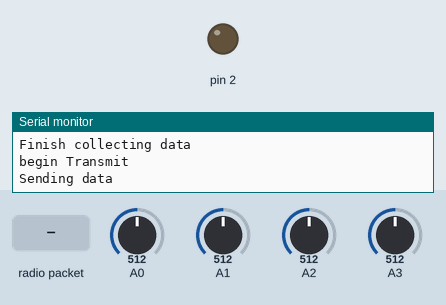
Recording of a sketch running on a simulated Arduino Uno, built with avr-gcc and run on an emulated ATmega328P. Shown: output pins drawn as LEDs (lit = HIGH), the last lines printed to the serial monitor. The inputs (shaded band) are chosen by the test bench; at power-on: A0 = 512, A1 = 512, A2 = 512, A3 = 512. Random numbers use the default seed unless the sketch sets one; no radio packets arrive unless stated; pins used as bus, display or sensor lines are not drawn.

Above: at 7.2 s.
7.3 s: radio packet "d" arrives
9.4 s: radio packet "1" arrives
At 13.7 s:
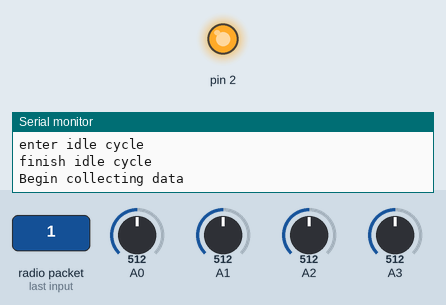
Timing chart, 0 to 15.7 s (numbered marks = the images above; inputs shaded):
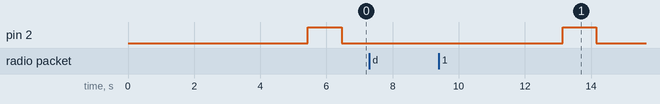

The sketch:

Beacon_Transmitter.ino
```cpp
/*
 * Beacon_Transmitter - Shortened Satellite Beacon Cycle
 *
 * This program is designed to carry out the Shortened software cycle for the Satellite Beacon for testing purposes
 * . The software cycle comprise of five phase.....
 *
 * 1) Initialisation/Launch - At launch the radio and microcontroller intitalises once power is applied and the both are
 * put to sleep for 5 seconds (for tersting purposes), with the shutdown after launch time being 30-45 minutes for
 * actual space operations
 * 2) Data collection - The microcontroller does a series of commands such as check voltage, poll light sensing diodes etc.
 * to simulate the collection of satellite telemetry data.
 * 3) Data Transmission - 5 packets of data is transmitted. The first four packets contain the satellite address (Hex - 23,AF)
 * repeated twice and the fifth packet containg 50 Bytes of random data representing the satellite telemetry data.
 * 4) Recieve mode - The satellite radio enters receive mode for 1 second where it could accept a command
 * 5) Low power idle mode - The satelltie enters a low power mode for 2 seconds where the radio is turned off and the
 * microcontroller is set to idle
 *
 * Author:  Travis McKee
 * Date:    20 Feb 2020
 *
 */

#include <SPI.h>
#include <RH_RF95.h>
#include <LowPower.h>

// for use with the Arduino Pro mini on the red PCB or Breadboard (Space Beacon) and the Arduino Uno (ground recieving station)
#define RFM95_CS 10
#define RFM95_RST 4
#define RFM95_INT 2
#define RX_TIME 3000

// Set the Transmit/Recieve frequency
#define RF95_FREQ 437.0

// Singleton instance of the radio driver
RH_RF95 rf95(RFM95_CS, RFM95_INT);

int satBatVoltage = 0;
int solarPanelVoltage = 0;
int photoDiode1 = 0;
int photoDiode2 = 0;
int photoDiode3 = 0;
char radiopacket[50];
uint8_t satTelemetry[50];
uint8_t satAddress[4] = {35,175,35,175};
boolean launched = false;


void setup()
{
  Serial.begin(115200);
  // the next lines doesn't start the testing until the serial monitor is opened.
  //while (!Serial) {
  //  delay(1);
  //}
  Serial.println("Initalisation Begins");
  pinMode(RFM95_RST, OUTPUT);
  pinMode(2,OUTPUT);
  digitalWrite(RFM95_RST, HIGH);

  // manual reset
  digitalWrite(RFM95_RST, LOW);
  delay(10);
  digitalWrite(RFM95_RST, HIGH);
  delay(10);

  while (!rf95.init()) {
    Serial.println("LoRa radio init failed");
    Serial.println("Uncomment '#define SERIAL_DEBUG' in RH_RF95.cpp for detailed debug info");
    while (1);
  }
  Serial.println("LoRa radio init OK!");

  // Defaults after init are 434.0MHz, modulation GFSK_Rb250Fd250, +13dbM
  if (!rf95.setFrequency(RF95_FREQ)) {
    Serial.println("setFrequency failed");
    while (1);
  }
  Serial.print("Set Freq to: "); Serial.println(RF95_FREQ);

  rf95.setTxPower(23, false);

  // Defaults after init are 434.0MHz, 13dBm, Bw = 125 kHz, Cr = 4/5, Sf = 128chips/symbol, CRC on
  //Changing the default modem settings to one of the preset settings
  while(!rf95.setModemConfig(2))
  {
    Serial.println("LoRa radio modem settings change failed");
  }
  //Setting 0 (Bw125Cr45Sf128) - Bw = 125 kHz, Cr = 4/5, Sf = 128chips/symbol, CRC on. Default medium range
  //Setting 1 (Bw500Cr45Sf128) - Bw = 500 kHz, Cr = 4/5, Sf = 128chips/symbol, CRC on. Fast+short range.
  //Setting 2 (Bw31_25Cr48Sf512 ) - Bw = 31.25 kHz, Cr = 4/8, Sf = 512chips/symbol, CRC on. Slow+long range.
  //Setting 3 (Bw125Cr48Sf4096) - Bw = 125 kHz, Cr = 4/8, Sf = 4096chips/symbol, CRC on. Slow+long range.

  Serial.println("Initalisation finished");
}


void loop()
{
  if (launched == false)
  {
    Serial.println("satellite launches");
    launch(); //shuts down microcontroller for 4 seconds to represent 45 minutes after launch
    launched = true;
    Serial.begin(115200);
    delay(100);
    satTelemetry[0] = 1;
    for (int i = 1; i< sizeof(satTelemetry); i++)
    {
      satTelemetry[i] = random(255);
    }
  }

  Serial.println("Begin collecting data");
  collectData(); //collecting data - battery checks, check light sensing diode, current check
  Serial.println("Finish collecting data");

  Serial.println("begin Transmit");
  transmit();
  Serial.println("Transmission complete");

  // Now wait for a reply
  Serial.println("enter receive cycle");
  delay(10);
  receive();
  Serial.println("finish receive cycle");
  delay(10);
  Serial.println("enter idle cycle");
  delay(10);
  idleBeacon();
  Serial.println("finish idle cycle");

}

void launch()
{
  rf95.sleep();
  Serial.flush();
  delay(100);
  for (int i = 0; i < 5; i++)
  {
    LowPower.powerSave(SLEEP_1S, ADC_OFF, BOD_OFF, TIMER2_OFF);
    //LowPower.idle(SLEEP_1S, ADC_OFF,TIMER4_OFF, TIMER3_OFF, TIMER1_OFF, TIMER0_OFF, SPI_OFF, USART1_OFF, TWI_OFF, USB_OFF); //for arduino feather 32u4
    //LowPower.idle(SLEEP_1S, ADC_OFF,TIMER2_OFF, TIMER1_OFF, TIMER0_OFF, SPI_OFF, USART0_OFF, TWI_OFF); //for arduino pro mini
    //LowPower.powerStandby(SLEEP_1S, ADC_OFF, BOD_OFF);

  }
  delay(100);
  rf95.setModeIdle();
  delay(100);
}

void transmit()
{
  delay(100);
  Serial.println("Sending data ");

  for (int i=0; i<4; i++)
  {
  rf95.send((uint8_t *)satAddress, 4);
  delay(10);
  rf95.waitPacketSent();
  }

  rf95.send((uint8_t *)satTelemetry, 50);
  delay(10);
  rf95.waitPacketSent();
  satTelemetry[0] = satTelemetry[0]+1;
  delay(500);
}

void receive()
{
  unsigned long timeStamp = millis();
  delay(10);
  do
  {
    if (rf95.available())
    {
      uint8_t buf[RH_RF95_MAX_MESSAGE_LEN];
      uint8_t len = sizeof(buf);

      if (rf95.recv(buf, &len))
      {
        Serial.print("Got: ");
        Serial.println((char*)buf);
        Serial.println("Doing something");
      }
      else
      {
        Serial.println("Receive failed");
      }
    }
  } while (millis() < timeStamp + RX_TIME);
}

void idleBeacon()
{
  rf95.sleep();
  delay(100);
  //for (int i = 0; i < 240+random(60); i++)
  for (int i = 0; i < 2; i++)
  {
    //LowPower.powerSave(SLEEP_1S, ADC_OFF, BOD_OFF, TIMER2_OFF);
    //LowPower.idle(SLEEP_1S, ADC_OFF,TIMER4_OFF, TIMER3_OFF, TIMER1_OFF, TIMER0_OFF, SPI_OFF, USART1_OFF, TWI_OFF, USB_OFF); //for arduino feather 32u4
    LowPower.idle(SLEEP_1S, ADC_OFF,TIMER2_OFF, TIMER1_OFF, TIMER0_OFF, SPI_OFF, USART0_OFF, TWI_OFF); //for arduino pro mini
    //LowPower.powerStandby(SLEEP_1S, ADC_OFF, BOD_OFF);

  }
  delay(100);
  rf95.setModeIdle();
}

void collectData()
{
  digitalWrite(2,HIGH); //power for light sensing diodes
  delay(1000);

  int batRead=0;
  for(int i = 0;i<50;i++)
  {
  batRead = batRead + analogRead(A3);
  }
  satBatVoltage = batRead/50;
  Serial.print("Battery voltage is: "); Serial.println(satBatVoltage);

  solarPanelVoltage =  solarPanelVoltage+1;
  if ( solarPanelVoltage == 100)
  {
     solarPanelVoltage = 0;
  }
  Serial.print("Solar Panel Voltage: ");
  Serial.println(solarPanelVoltage);

  int diode1=0;
  int diode2=0;
  int diode3=0;
  for (int j=0;j<50;j++)
  {
  diode1 = diode1 + analogRead(A0);
  diode2 = diode2 + analogRead(A1);
  diode3 = diode3 + analogRead(A2);
  }
  photoDiode1 = diode1/50;
  photoDiode2 = diode2/50;
  photoDiode3 = diode3/50;

    Serial.print("Diode 1: ");
  Serial.print(photoDiode1);
    Serial.print(", Diode 2: ");
  Serial.print(photoDiode2);
    Serial.print(", Diode 3: ");
  Serial.println(photoDiode3);
  digitalWrite(2,LOW);
  delay(500);
}
```
